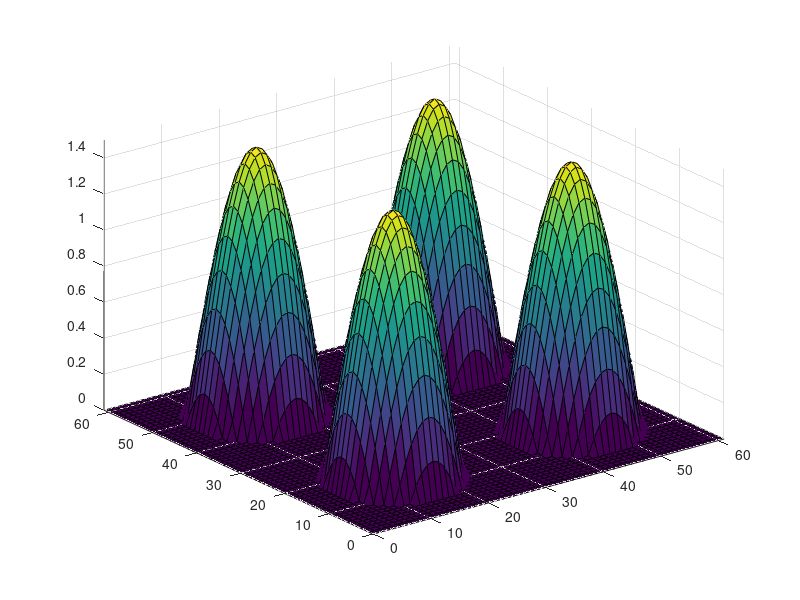

The MATLAB source for this figure:
[X, Y] = meshgrid(-15:1:15);

% Mateixa funcio que a l'exercici anterior
F = 2*cos(sqrt(X.*X + Y.*Y)/(2*pi));

F = F*1.5/2;

F2 = repmat(F, 2, 2);

[X2, Y2] = meshgrid(0:1:61);

F2(F2 < 0) = 0;

surf(X2,Y2,F2);
axis tight